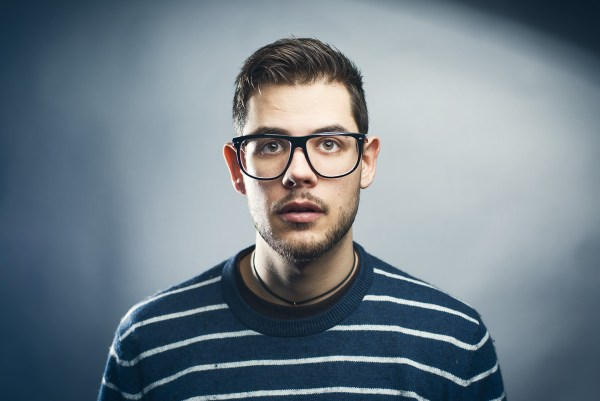
#> input picture OpenCV/images/dude.jpg, 600 x 401 px, found by its file name
$ python cannyEdge.py
#> lines starting #> are read from the running program, lines starting #| are printed output that depends on the picture; after the words box and inside, x2 and y2 are one past the last pixel; in counts of white or black regions, pixels touching at a corner belong together
import cv2
import numpy as np
import matplotlib.pyplot as plt

img = cv2.imread(r'E:\Python\OpenCVLearning\OpenCV\images\dude.jpg', 1)
#> img is the input picture: shape (401, 600, 3); mean B, G, R 137.1, 127.7, 114.5
gray = cv2.cvtColor(img, cv2.COLOR_BGR2GRAY)
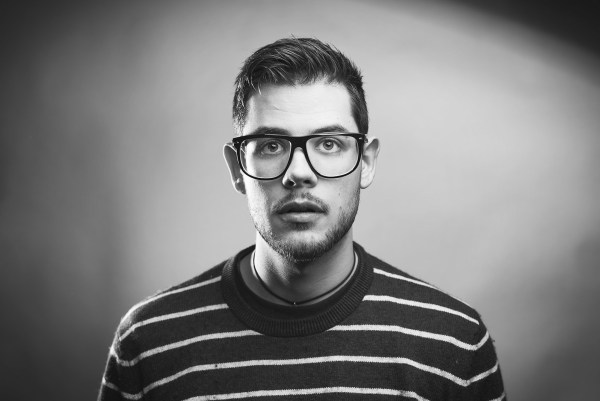
#> gray: shape (401, 600); min 11, max 255, mean 124.8

canny = cv2.Canny(gray, threshold1=100, threshold2=200)
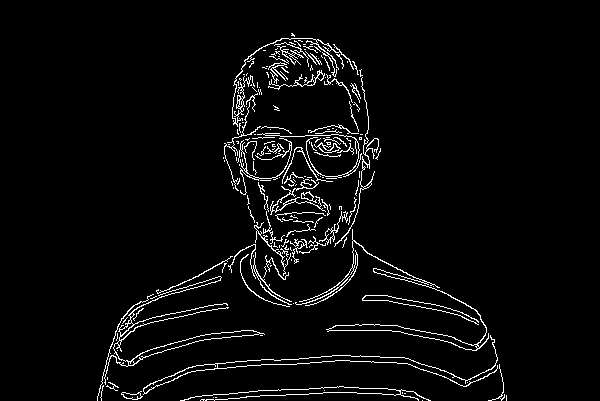
#> canny: shape (401, 600); 3.8% white in thin lines or dots, all inside (x1, y1, x2, y2) = (97, 33, 507, 401)
titles = ['image', 'canny']
images = [gray, canny]
for i in range(2):
    plt.subplot(1, 2, i+1), plt.imshow(images[i], 'gray')
    plt.title(titles[i])
    plt.xticks([]), plt.yticks([])
plt.show()
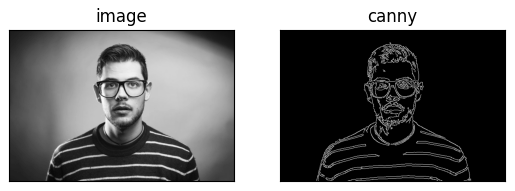
#> figure drawn by matplotlib, 2 panels
